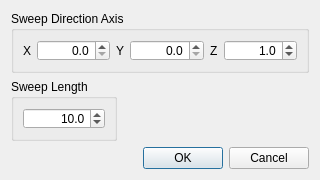
<?xml version="1.0" encoding="UTF-8"?>
<ui version="4.0">
 <class>QtSweepSurfDialog</class>
 <widget class="QDialog" name="QtSweepSurfDialog">
  <property name="geometry">
   <rect>
    <x>0</x>
    <y>0</y>
    <width>320</width>
    <height>180</height>
   </rect>
  </property>
  <property name="minimumSize">
   <size>
    <width>320</width>
    <height>180</height>
   </size>
  </property>
  <property name="windowTitle">
   <string>Dialog</string>
  </property>
  <layout class="QGridLayout" name="gridLayout">
   <item row="0" column="0">
    <widget class="QGroupBox" name="axisBox">
     <property name="title">
      <string>Sweep Direction Axis</string>
     </property>
     <layout class="QHBoxLayout" name="horizontalLayout_2">
      <item>
       <widget class="QLabel" name="label">
        <property name="sizePolicy">
         <sizepolicy hsizetype="Fixed" vsizetype="Preferred">
          <horstretch>0</horstretch>
          <verstretch>0</verstretch>
         </sizepolicy>
        </property>
        <property name="text">
         <string>X</string>
        </property>
       </widget>
      </item>
      <item>
       <widget class="QDoubleSpinBox" name="SpinBoxX">
        <property name="alignment">
         <set>Qt::AlignRight|Qt::AlignTrailing|Qt::AlignVCenter</set>
        </property>
        <property name="decimals">
         <number>1</number>
        </property>
       </widget>
      </item>
      <item>
       <widget class="QLabel" name="label_2">
        <property name="sizePolicy">
         <sizepolicy hsizetype="Fixed" vsizetype="Preferred">
          <horstretch>0</horstretch>
          <verstretch>0</verstretch>
         </sizepolicy>
        </property>
        <property name="text">
         <string>Y</string>
        </property>
       </widget>
      </item>
      <item>
       <widget class="QDoubleSpinBox" name="SpinBoxY">
        <property name="alignment">
         <set>Qt::AlignRight|Qt::AlignTrailing|Qt::AlignVCenter</set>
        </property>
        <property name="decimals">
         <number>1</number>
        </property>
       </widget>
      </item>
      <item>
       <widget class="QLabel" name="label_3">
        <property name="sizePolicy">
         <sizepolicy hsizetype="Fixed" vsizetype="Preferred">
          <horstretch>0</horstretch>
          <verstretch>0</verstretch>
         </sizepolicy>
        </property>
        <property name="text">
         <string>Z</string>
        </property>
       </widget>
      </item>
      <item>
       <widget class="QDoubleSpinBox" name="SpinBoxZ">
        <property name="alignment">
         <set>Qt::AlignRight|Qt::AlignTrailing|Qt::AlignVCenter</set>
        </property>
        <property name="decimals">
         <number>1</number>
        </property>
        <property name="value">
         <double>1.000000000000000</double>
        </property>
       </widget>
      </item>
     </layout>
    </widget>
   </item>
   <item row="2" column="0">
    <widget class="QDialogButtonBox" name="buttonBox">
     <property name="orientation">
      <enum>Qt::Horizontal</enum>
     </property>
     <property name="standardButtons">
      <set>QDialogButtonBox::Cancel|QDialogButtonBox::Ok</set>
     </property>
    </widget>
   </item>
   <item row="1" column="0">
    <layout class="QHBoxLayout" name="horizontalLayout">
     <item>
      <widget class="QGroupBox" name="lengthBox">
       <property name="title">
        <string>Sweep Length</string>
       </property>
       <layout class="QGridLayout" name="gridLayout_2">
        <item row="0" column="0">
         <widget class="QDoubleSpinBox" name="SpinBoxL">
          <property name="alignment">
           <set>Qt::AlignRight|Qt::AlignTrailing|Qt::AlignVCenter</set>
          </property>
          <property name="decimals">
           <number>1</number>
          </property>
          <property name="maximum">
           <double>10000.000000000000000</double>
          </property>
          <property name="singleStep">
           <double>10.000000000000000</double>
          </property>
          <property name="value">
           <double>10.000000000000000</double>
          </property>
         </widget>
        </item>
       </layout>
      </widget>
     </item>
     <item>
      <spacer name="horizontalSpacer">
       <property name="orientation">
        <enum>Qt::Horizontal</enum>
       </property>
       <property name="sizeHint" stdset="0">
        <size>
         <width>40</width>
         <height>20</height>
        </size>
       </property>
      </spacer>
     </item>
    </layout>
   </item>
  </layout>
 </widget>
 <resources/>
 <connections>
  <connection>
   <sender>buttonBox</sender>
   <signal>accepted()</signal>
   <receiver>QtSweepSurfDialog</receiver>
   <slot>accept()</slot>
   <hints>
    <hint type="sourcelabel">
     <x>248</x>
     <y>254</y>
    </hint>
    <hint type="destinationlabel">
     <x>157</x>
     <y>274</y>
    </hint>
   </hints>
  </connection>
  <connection>
   <sender>buttonBox</sender>
   <signal>rejected()</signal>
   <receiver>QtSweepSurfDialog</receiver>
   <slot>reject()</slot>
   <hints>
    <hint type="sourcelabel">
     <x>316</x>
     <y>260</y>
    </hint>
    <hint type="destinationlabel">
     <x>286</x>
     <y>274</y>
    </hint>
   </hints>
  </connection>
 </connections>
</ui>
